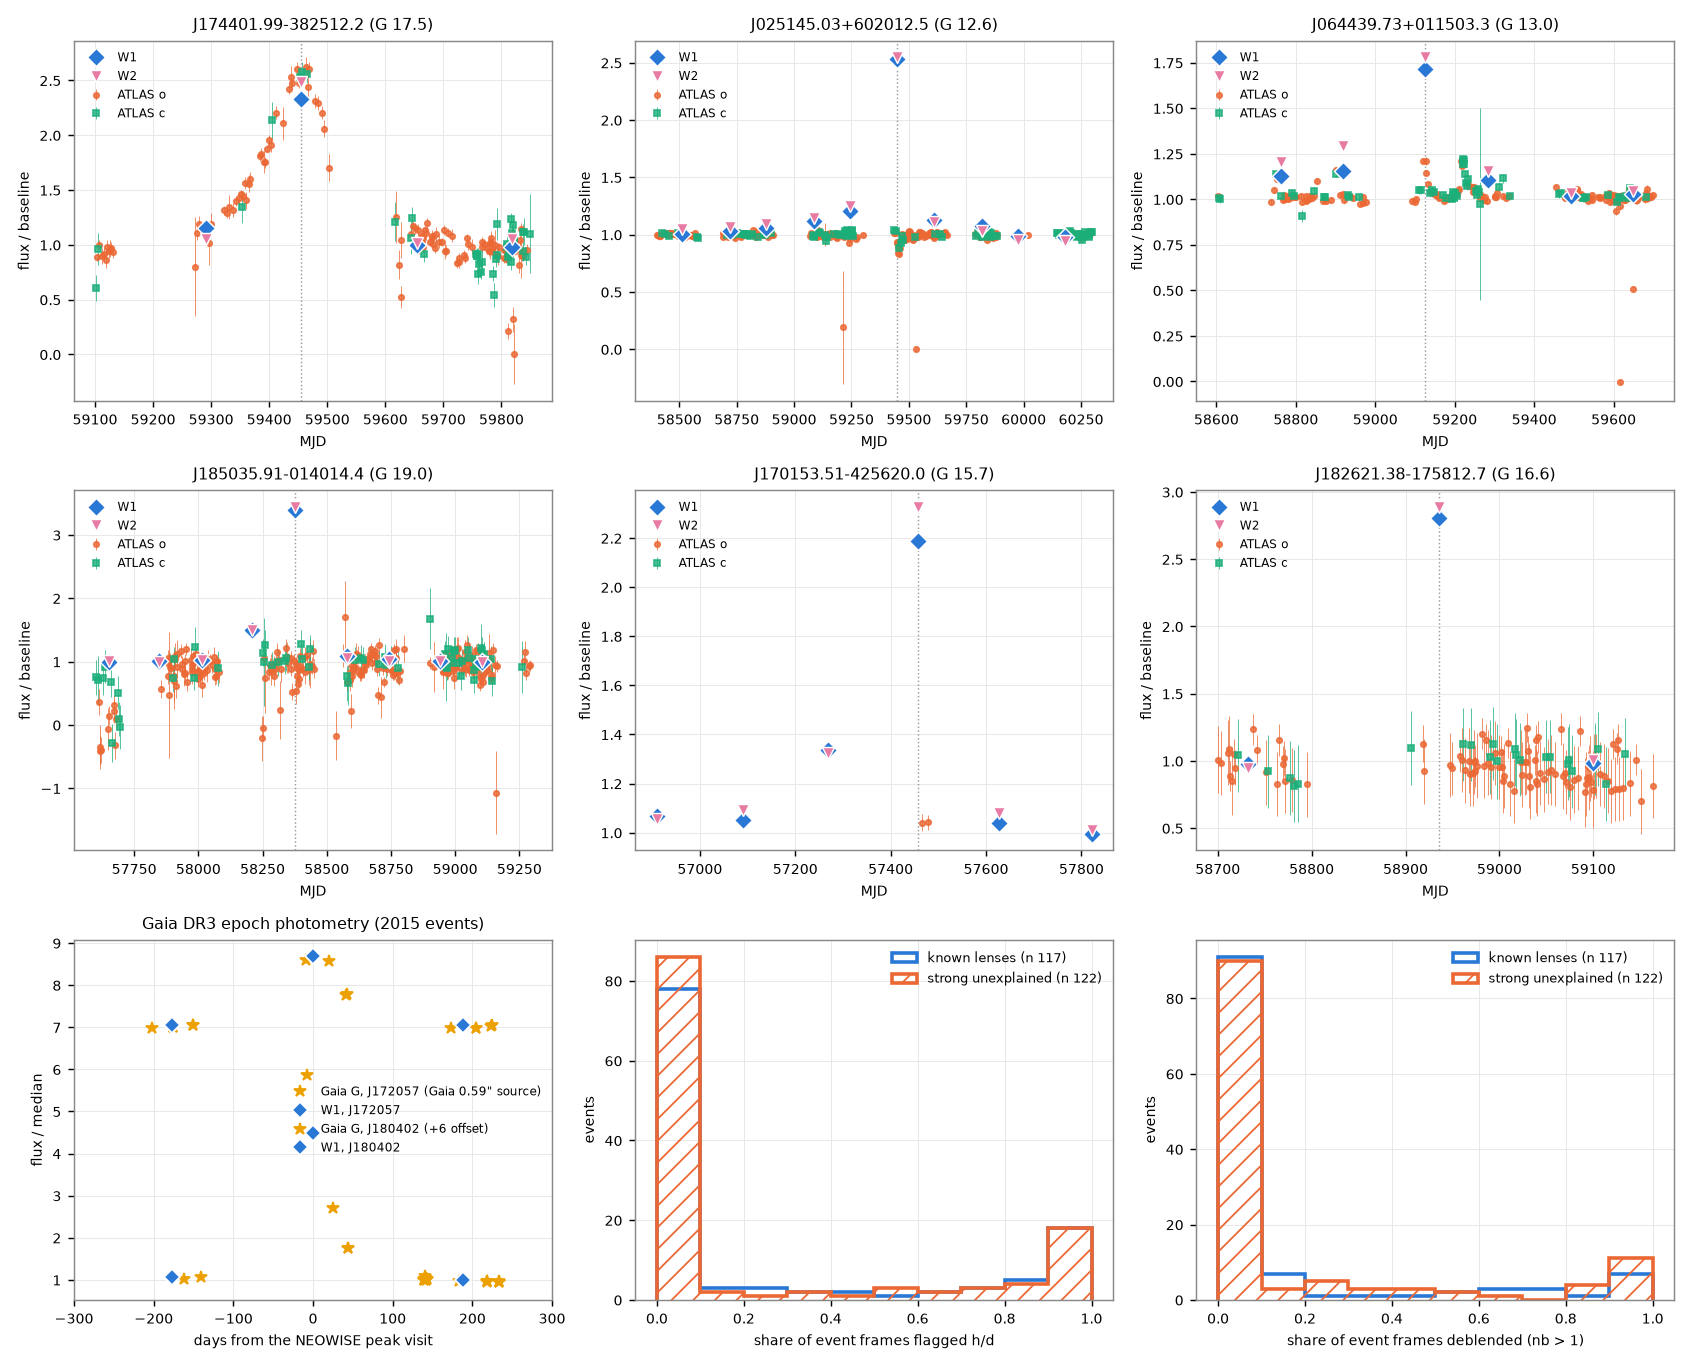

The script that saved this image:
"""r12: figure. Top rows: light curves as flux ratio to baseline (ATLAS o/c nightly, PSF-corrected against the baseline at the
event-season PSF; NEOWISE W1/W2 visits; Gaia DR3 G transits). Bottom row: flag fractions of the event visit for known lenses
against strong unexplained events (r9). Colours: validated categorical palette; marker shapes carry identity as well."""
import os
import sys

import matplotlib

matplotlib.use("Agg")
import matplotlib.pyplot as plt  # noqa: E402
import numpy as np  # noqa: E402
import pandas as pd  # noqa: E402

sys.path.insert(0, os.path.dirname(os.path.abspath(__file__)))
from lib import DATA, HERE, neowise, targets  # noqa: E402

C = {"o": "#eb6834", "c": "#1baf7a", "W1": "#2a78d6", "W2": "#e87ba4", "G": "#eda100"}
MK = {"o": "o", "c": "s", "W1": "D", "W2": "v", "G": "*"}
T = targets()
plt.rcParams.update({"font.size": 8, "axes.edgecolor": "#888", "axes.grid": True, "grid.color": "#e6e6e6", "grid.linewidth": 0.5})
fig, axes = plt.subplots(3, 3, figsize=(13, 10.5))
PAN = [("J174401", (59100, 59850)), ("J025145", (58400, 60300)), ("J064439", (58600, 59700)), ("J185035", (57600, 59300)),
       ("J170153", (56900, 57900)), ("J182621", (58700, 59200))]


def atlas_ratio(k, F):
    nt = pd.read_csv(os.path.join(DATA, f"r1_nightly_{k}.csv"))
    d = nt[(nt.F == F) & nt.ubase.notna()].copy()
    if k == "J174401":  # 01a pre-2020 baseline taken with a wide PSF: use 02a-04a as the common baseline (370 / 118 uJy)
        b = 370.0 if F == "o" else 118.0
        d["r"] = (d.ujy - (d.exc - d.exc_psf)) / b
        d.loc[d.cam == "01a", "r"] = (d.ujy[d.cam == "01a"] + 200.9 * (d.maj[d.cam == "01a"] - 2.5) * (F == "o")) / b
        return d
    d["r"] = 1 + d.exc_psf / d.ubase
    return d


for ax, (k, (t0, t1)) in zip(axes.flat[:6], PAN, strict=True):
    t = T[k]
    for F in ("o", "c"):
        d = atlas_ratio(k, F)
        d = d[(d.t > t0) & (d.t < t1)]
        err = d.ujy_err / (370.0 if (k == "J174401" and F == "o") else 118.0) if k == "J174401" else d.e2 / d.ubase.abs().clip(lower=1)
        ax.errorbar(d.t, d.r, yerr=err, fmt=MK[F], ms=3, color=C[F], elinewidth=0.5, alpha=0.8,
                    label=f"ATLAS {F}")
    lc = neowise(k, t, raw=True)
    blk = (lc.t >= t["t_first"] - 1) & (lc.t <= t["t_last"] + 1)
    for b in ("w1", "w2"):
        r = 10 ** (-0.4 * (lc[b] - np.median(lc[b][~blk])))
        sel = (lc.t > t0) & (lc.t < t1)
        ax.plot(lc.t[sel], r[sel], MK[b.upper()], ms=7, color=C[b.upper()], mec="white", mew=0.8, label=b.upper(), zorder=5)
    ax.axvline(t["tvis"], color="#999", lw=0.8, ls=":")
    ax.set_title(f"{t['name']} (G {t['G']:.1f})", fontsize=9)
    ax.set_xlabel("MJD")
    ax.set_ylabel("flux / baseline")
    ax.legend(fontsize=6.5, loc="upper left", frameon=False)
# Gaia DR3 cases
ax = axes.flat[6]
for k, sid, col in (("J172057", 5959812622743175552, None), ("J180402", 4143495279954502016, None)):
    t = T[k]
    g = pd.read_csv(os.path.join(DATA, f"r4_gaia_{sid}.csv"))
    g = g[(g.band == "G") & (g.flag != "rejected_by_photometry") & np.isfinite(g.mag)]
    r = 10 ** (-0.4 * (g.mag - g.mag.median()))
    lc = neowise(k, t, raw=True)
    rw = 10 ** (-0.4 * (lc.w1 - lc.w1.median()))
    off = 0 if k == "J172057" else 6
    lab = "J172057 (Gaia 0.59\" source)" if k == "J172057" else "J180402 (+6 offset)"
    ax.plot(g.t_mjd - t["tvis"], r + off, MK["G"], ms=7, color=C["G"], label=f"Gaia G, {lab}")
    ax.plot(lc.t - t["tvis"], rw + off, MK["W1"], ms=6, color=C["W1"], mec="white", label=f"W1, {k}")
ax.set_xlim(-300, 300)
ax.set_xlabel("days from the NEOWISE peak visit")
ax.set_ylabel("flux / median")
ax.set_title("Gaia DR3 epoch photometry (2015 events)", fontsize=9)
ax.legend(fontsize=6.5, frameon=False)
# flag histograms
p = os.path.join(DATA, "r9_metrics.csv")
if os.path.exists(p):
    m = pd.read_csv(p)
    for ax, (col, lab) in zip(axes.flat[7:9], (("frac_hd_ev", "share of event frames flagged h/d"),
                                                ("frac_nb_ev", "share of event frames deblended (nb > 1)")), strict=True):
        bins = np.linspace(0, 1, 11)
        for grp, cc, hatch in (("known", C["W1"], None), ("strong", C["o"], "//")):
            x = m[m.grp == grp][col].dropna()
            ax.hist(x, bins=bins, histtype="step", lw=2, color=cc, hatch=hatch,
                    label=f"{'known lenses' if grp == 'known' else 'strong unexplained'} (n {len(x)})", density=False)
        ax.set_xlabel(lab)
        ax.set_ylabel("events")
        ax.legend(fontsize=7, frameon=False)
fig.tight_layout()
fig.savefig(os.path.join(HERE, "r12_figure.png"), dpi=130)
print("wrote r12_figure.png")
